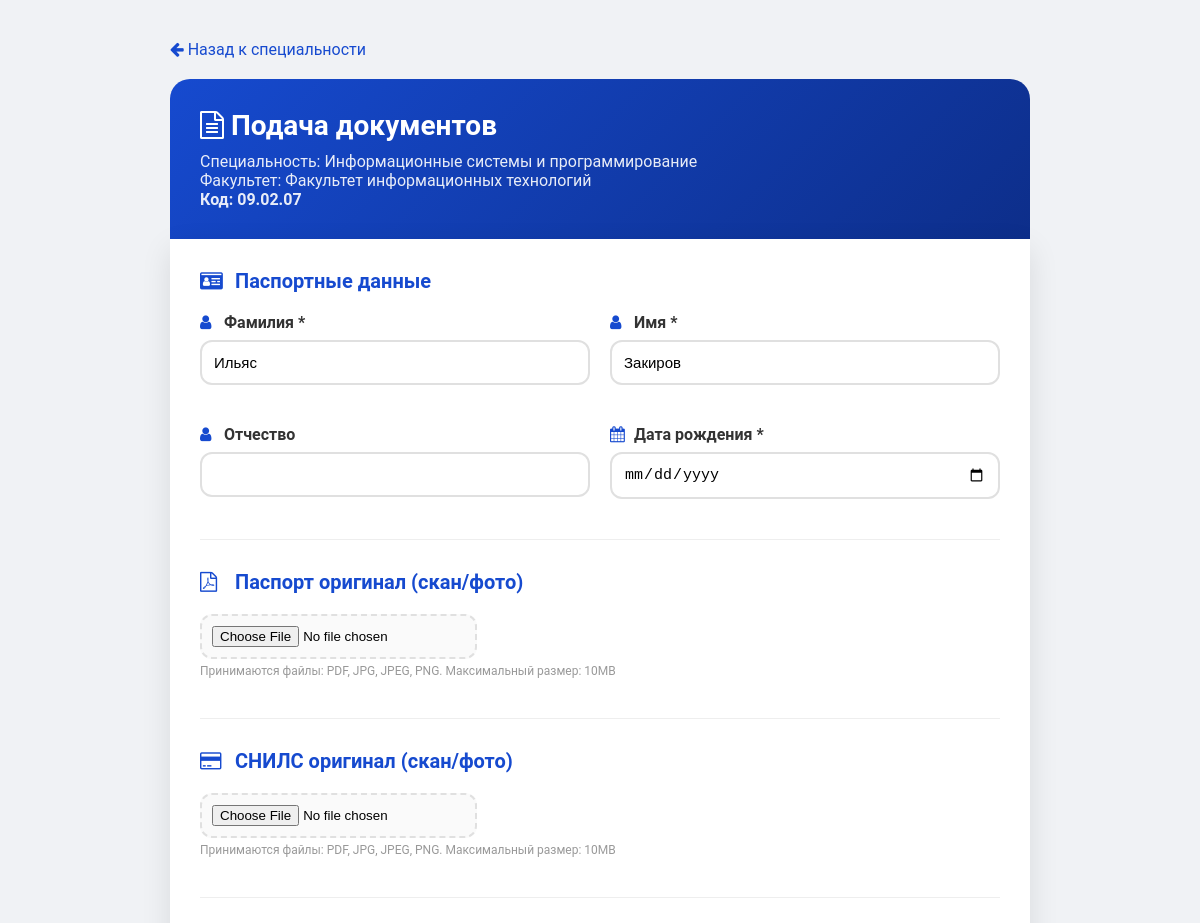
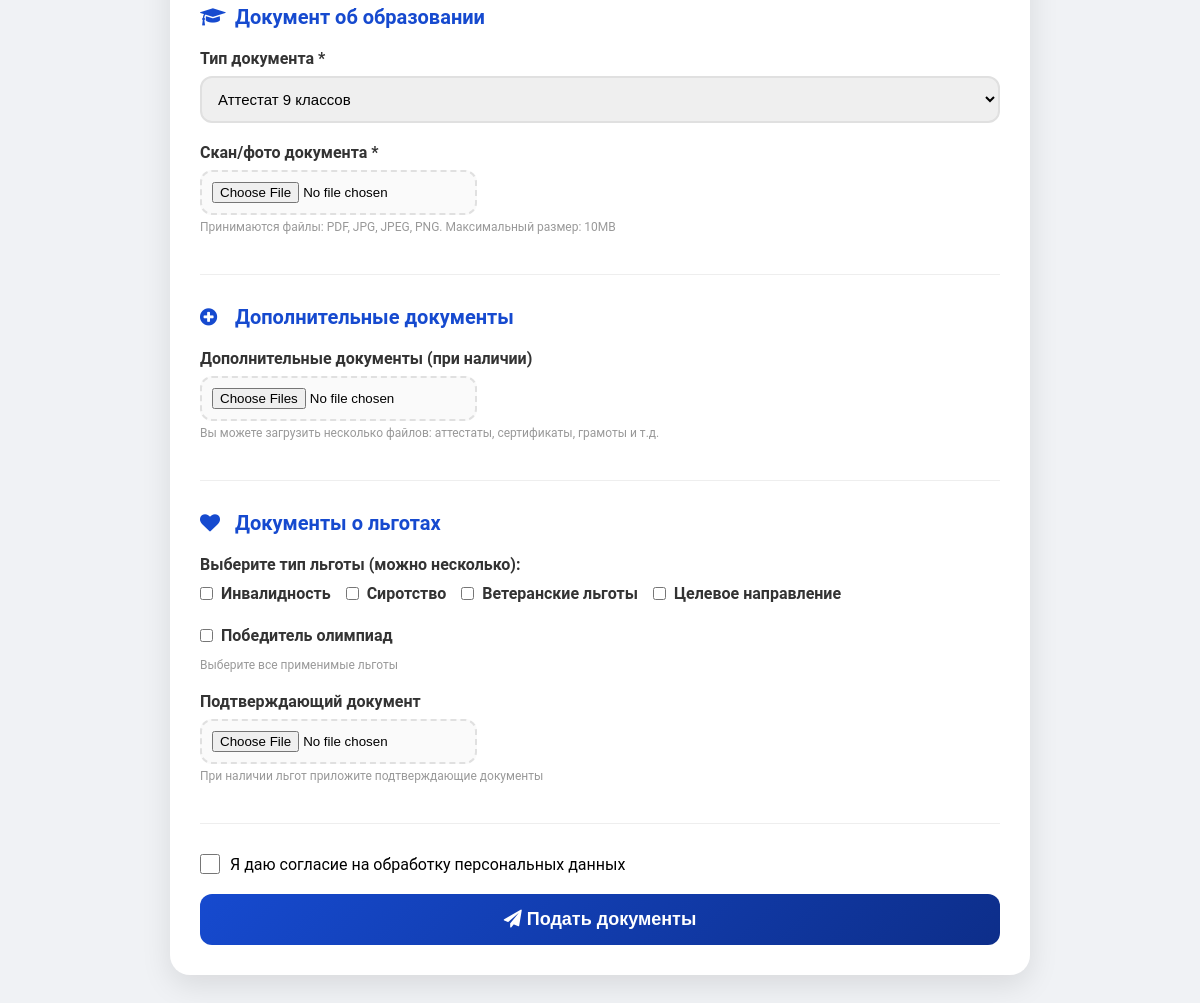
The page /apply/1 (signed in) on the database its author committed (2 pictures, top to bottom).
### app.py (models this page shows, shortened)
class Specialty(db.Model):
    __tablename__ = 'specialties'
    id = db.Column(db.Integer, primary_key=True)
    code = db.Column(db.String(20), unique=True, nullable=False)
    name = db.Column(db.String(255), nullable=False)
    faculty_id = db.Column(db.Integer, db.ForeignKey('faculties.id'), nullable=False)
    level = db.Column(db.String(50))
    duration = db.Column(db.String(50))
    qualification = db.Column(db.String(100))
    form_of_education = db.Column(db.String(100), default='Очная')
    budget_places = db.Column(db.Integer, default=0)
    paid_places = db.Column(db.Integer, default=0)
    tuition_fee = db.Column(db.Float, default=0)
    location = db.Column(db.String(255), default='г. Ижевск, ул. Студенческая, 7')
    competencies = db.Column(db.Text)
    disciplines = db.Column(db.Text)
    head_id = db.Column(db.Integer, db.ForeignKey('users.id'))
    is_active = db.Column(db.Boolean, default=True)
    created_at = db.Column(db.DateTime, default=datetime.utcnow)
    faculty = db.relationship('Faculty', backref='specialties')
    head = db.relationship('User', backref='headed_specialties')

class Faculty(db.Model):
    __tablename__ = 'faculties'
    id = db.Column(db.Integer, primary_key=True)
    name = db.Column(db.String(200), nullable=False)
    description = db.Column(db.Text)
    image_icon = db.Column(db.String(100), default='fa-university')
    created_at = db.Column(db.DateTime, default=datetime.utcnow)

class User(db.Model):
    __tablename__ = 'users'
    id = db.Column(db.Integer, primary_key=True)
    email = db.Column(db.String(100), unique=True, nullable=False)
    password_hash = db.Column(db.String(200), nullable=False)
    fullname = db.Column(db.String(200))
    avatar = db.Column(db.String(500), default='/static/uploads/avatars/default.png')
    phone = db.Column(db.String(20))
    position = db.Column(db.String(200))
    bio = db.Column(db.Text)
    role = db.Column(db.String(50), default=UserRole.AUTHENTICATED)
    created_at = db.Column(db.DateTime, default=datetime.utcnow)
    updated_at = db.Column(db.DateTime, onupdate=datetime.utcnow)
    last_login = db.Column(db.DateTime)
    is_active = db.Column(db.Boolean, default=True)

### app.py (the view, shortened to what this page needs)
@app.route('/apply/<int:specialty_id>', methods=['GET', 'POST'])
@login_required
def apply(specialty_id):
    specialty = db.session.get(Specialty, specialty_id)
    user = db.session.get(User, session['user_id'])
    return render_template('apply.html', specialty=specialty, user=user)

### app.py (called while the page is built)
def login_required(f):
    @wraps(f)
    def decorated_function(*args, **kwargs):
        if 'user_id' not in session:
            flash('Пожалуйста, войдите в систему', 'error')
            return redirect(url_for('login'))
        return f(*args, **kwargs)
    return decorated_function

### templates/apply.html (shortened to what this page needs)
<!DOCTYPE html>
<html lang="ru">
<head>
    <link rel="stylesheet" href="https://cdnjs.cloudflare.com/ajax/libs/font-awesome/4.7.0/css/font-awesome.min.css">
</head>
<body>
    <div class="apply-container">
        <a href="/specialty/{{ specialty.id }}" class="back-link"><i class="fa fa-arrow-left"></i> Назад к специальности</a>
        <div class="apply-header">
            <h1><i class="fa fa-file-text-o"></i> Подача документов</h1>
            <p>Специальность: {{ specialty.name }}</p>
            <p>Факультет: {{ specialty.faculty.name }}</p>
            <p><strong>Код: {{ specialty.code }}</strong></p>
        </div>
        <form class="apply-form" method="POST" action="/apply/{{ specialty.id }}" enctype="multipart/form-data">
            <div class="form-section">
                <h3><i class="fa fa-id-card"></i> Паспортные данные</h3>
                <div class="two-columns">
                    <div class="form-row">
                        <label><i class="fa fa-user"></i> Фамилия *</label>
                        <input type="text" name="last_name" required value="{{ user.fullname.split()[0] if user.fullname else '' }}">
                    </div>
                    <div class="form-row">
                        <label><i class="fa fa-user"></i> Имя *</label>
                        <input type="text" name="first_name" required value="{{ user.fullname.split()[1] if user.fullname and user.fullname.split()|length > 1 else '' }}">
                    </div>
                    <div class="form-row">
                        <label><i class="fa fa-user"></i> Отчество</label>
                        <input type="text" name="patronymic" value="{{ user.fullname.split()[2] if user.fullname and user.fullname.split()|length > 2 else '' }}">
                    </div>
                    <div class="form-row">
                        <label><i class="fa fa-calendar"></i> Дата рождения *</label>
                        <input type="date" name="birth_date" required>
                    </div>
                </div>
            </div>
            <div class="form-section">
                <h3><i class="fa fa-file-pdf-o"></i> Паспорт оригинал (скан/фото)</h3>
                <div class="form-row">
                    <input type="file" name="passport" accept=".pdf,.jpg,.jpeg,.png" required>
                    <small>Принимаются файлы: PDF, JPG, JPEG, PNG. Максимальный размер: 10MB</small>
                </div>
            </div>
            <div class="form-section">
                <h3><i class="fa fa-credit-card"></i> СНИЛС оригинал (скан/фото)</h3>
                <div class="form-row">
                    <input type="file" name="snils" accept=".pdf,.jpg,.jpeg,.png" required>
                    <small>Принимаются файлы: PDF, JPG, JPEG, PNG. Максимальный размер: 10MB</small>
                </div>
            </div>
            <div class="form-section">
                <h3><i class="fa fa-graduation-cap"></i> Документ об образовании</h3>
                <div class="form-row">
                    <label>Тип документа *</label>
                    <select name="education_doc_type" required>
                        <option value="school_9">Аттестат 9 классов</option>
                    </select>
                </div>
                <div class="form-row">
                    <label>Скан/фото документа *</label>
                    <input type="file" name="education_doc" accept=".pdf,.jpg,.jpeg,.png" required>
                    <small>Принимаются файлы: PDF, JPG, JPEG, PNG. Максимальный размер: 10MB</small>
                </div>
            </div>
            <div class="form-section">
                <h3><i class="fa fa-plus-circle"></i> Дополнительные документы</h3>
                <div class="form-row">
                    <label>Дополнительные документы (при наличии)</label>
                    <input type="file" name="additional_docs" accept=".pdf,.jpg,.jpeg,.png" multiple>
                    <small>Вы можете загрузить несколько файлов: аттестаты, сертификаты, грамоты и т.д.</small>
                </div>
            </div>
            <div class="form-section">
                <h3><i class="fa fa-heart"></i> Документы о льготах</h3>
                <div class="form-row">
                    <label>Выберите тип льготы (можно несколько):</label>
                    <div style="display: flex; flex-wrap: wrap; gap: 15px; margin-top: 10px;">
                        <label style="display: flex; align-items: center; gap: 8px; cursor: pointer;">
                            <input type="checkbox" name="benefits" value="disabled"> Инвалидность
                        </label>
                        <label style="display: flex; align-items: center; gap: 8px; cursor: pointer;">
                            <input type="checkbox" name="benefits" value="orphan"> Сиротство
                        </label>
                        <label style="display: flex; align-items: center; gap: 8px; cursor: pointer;">
                            <input type="checkbox" name="benefits" value="veteran"> Ветеранские льготы
                        </label>
                        <label style="display: flex; align-items: center; gap: 8px; cursor: pointer;">
                            <input type="checkbox" name="benefits" value="target"> Целевое направление
                        </label>
                        <label style="display: flex; align-items: center; gap: 8px; cursor: pointer;">
                            <input type="checkbox" name="benefits" value="olympiad"> Победитель олимпиад
                        </label>
                    </div>
                    <small>Выберите все применимые льготы</small>
                </div>
                <div class="form-row">
                    <label>Подтверждающий документ</label>
                    <input type="file" name="benefit_doc" accept=".pdf,.jpg,.jpeg,.png">
                    <small>При наличии льгот приложите подтверждающие документы</small>
                </div>
            </div>
            <div class="checkbox-row">
                <input type="checkbox" name="consent" id="consent" required>
                <label for="consent">Я даю согласие на обработку персональных данных</label>
            </div>
            <button type="submit" class="btn-submit"><i class="fa fa-paper-plane"></i> Подать документы</button>
        </form>
    </div>
</body>
</html>

### templates/apply.html (style rules this page uses)
* { margin:0;padding:0;box-sizing:border-box }
body { font-family:'Roboto',Arial,sans-serif;background:#f0f2f5 }
.apply-container { max-width:900px;margin:40px auto;padding:0 20px }
.apply-header { background:linear-gradient(135deg,#164ACF,#0d2e8a);padding:30px;border-radius:20px 20px 0 0;color:#fff }
.apply-header h1 { font-size:28px;margin-bottom:10px }
.apply-header p { opacity:0.9 }
.apply-form { background:#fff;border-radius:0 0 20px 20px;padding:30px;box-shadow:0 10px 30px rgba(0,0,0,0.1) }
.form-section { margin-bottom:30px;padding-bottom:20px;border-bottom:1px solid #eee }
.form-section h3 { color:#164ACF;margin-bottom:20px;font-size:20px }
.form-section h3 i { width:30px }
.form-row { margin-bottom:20px }
.form-row label { display:block;margin-bottom:8px;font-weight:600;color:#333 }
.form-row label i { color:#164ACF;width:20px }
.form-row input[type="text"], .form-row input[type="date"], .form-row input[type="email"], .form-row input[type="tel"], .form-row select { width:100%;padding:12px;border:2px solid #e0e0e0;border-radius:12px;font-size:15px;transition:border-color 0.2s }
.form-row input[type="file"] { padding:10px;border:2px dashed #e0e0e0;border-radius:12px;background:#fafafa }
.form-row small { display:block;color:#999;font-size:12px;margin-top:5px }
.checkbox-row { display:flex;align-items:center;gap:10px;margin:20px 0 }
.checkbox-row input { width:20px;height:20px }
.btn-submit { width:100%;padding:15px;background:linear-gradient(135deg,#164ACF,#0d2e8a);color:#fff;border:none;border-radius:12px;font-size:18px;font-weight:600;cursor:pointer;transition:transform 0.2s }
.back-link { display:inline-block;margin-bottom:20px;color:#164ACF;text-decoration:none }
.two-columns { display:grid;grid-template-columns:1fr 1fr;gap:20px }

### rows shown on the page
Specialty: name "Информационные системы и программирование", code "09.02.07"
Faculty: faculty.name "Факультет информационных технологий"
User: last_name "Ильяс", first_name "Закиров"
